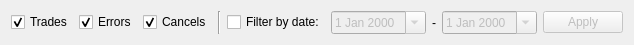
<?xml version="1.0" encoding="UTF-8"?>
<ui version="4.0">
 <class>OperationListSettingsWidget</class>
 <widget class="QWidget" name="OperationListSettingsWidget">
  <property name="geometry">
   <rect>
    <x>0</x>
    <y>0</y>
    <width>615</width>
    <height>41</height>
   </rect>
  </property>
  <layout class="QHBoxLayout" name="horizontalLayout">
   <item>
    <widget class="QCheckBox" name="showTrades">
     <property name="text">
      <string>Trades</string>
     </property>
     <property name="checked">
      <bool>true</bool>
     </property>
    </widget>
   </item>
   <item>
    <widget class="QCheckBox" name="showErrors">
     <property name="text">
      <string>Errors</string>
     </property>
     <property name="checked">
      <bool>true</bool>
     </property>
    </widget>
   </item>
   <item>
    <widget class="QCheckBox" name="showCancels">
     <property name="text">
      <string>Cancels</string>
     </property>
     <property name="checked">
      <bool>true</bool>
     </property>
    </widget>
   </item>
   <item>
    <widget class="Line" name="line">
     <property name="orientation">
      <enum>Qt::Vertical</enum>
     </property>
    </widget>
   </item>
   <item>
    <widget class="QCheckBox" name="enableDateFilter">
     <property name="text">
      <string>Filter by date:</string>
     </property>
    </widget>
   </item>
   <item>
    <widget class="QDateEdit" name="filterDateFrom">
     <property name="enabled">
      <bool>false</bool>
     </property>
     <property name="calendarPopup">
      <bool>true</bool>
     </property>
    </widget>
   </item>
   <item>
    <widget class="QLabel" name="label">
     <property name="text">
      <string>-</string>
     </property>
    </widget>
   </item>
   <item>
    <widget class="QDateEdit" name="filterDateTo">
     <property name="enabled">
      <bool>false</bool>
     </property>
     <property name="calendarPopup">
      <bool>true</bool>
     </property>
    </widget>
   </item>
   <item>
    <widget class="QPushButton" name="applyDateFilter">
     <property name="enabled">
      <bool>false</bool>
     </property>
     <property name="text">
      <string>Apply</string>
     </property>
    </widget>
   </item>
   <item>
    <spacer name="horizontalSpacer">
     <property name="orientation">
      <enum>Qt::Horizontal</enum>
     </property>
     <property name="sizeHint" stdset="0">
      <size>
       <width>40</width>
       <height>20</height>
      </size>
     </property>
    </spacer>
   </item>
  </layout>
 </widget>
 <resources/>
 <connections>
  <connection>
   <sender>enableDateFilter</sender>
   <signal>toggled(bool)</signal>
   <receiver>filterDateFrom</receiver>
   <slot>setEnabled(bool)</slot>
   <hints>
    <hint type="sourcelabel">
     <x>210</x>
     <y>21</y>
    </hint>
    <hint type="destinationlabel">
     <x>316</x>
     <y>17</y>
    </hint>
   </hints>
  </connection>
  <connection>
   <sender>enableDateFilter</sender>
   <signal>toggled(bool)</signal>
   <receiver>filterDateTo</receiver>
   <slot>setEnabled(bool)</slot>
   <hints>
    <hint type="sourcelabel">
     <x>206</x>
     <y>19</y>
    </hint>
    <hint type="destinationlabel">
     <x>417</x>
     <y>20</y>
    </hint>
   </hints>
  </connection>
  <connection>
   <sender>enableDateFilter</sender>
   <signal>toggled(bool)</signal>
   <receiver>applyDateFilter</receiver>
   <slot>setEnabled(bool)</slot>
   <hints>
    <hint type="sourcelabel">
     <x>212</x>
     <y>21</y>
    </hint>
    <hint type="destinationlabel">
     <x>508</x>
     <y>26</y>
    </hint>
   </hints>
  </connection>
 </connections>
</ui>
